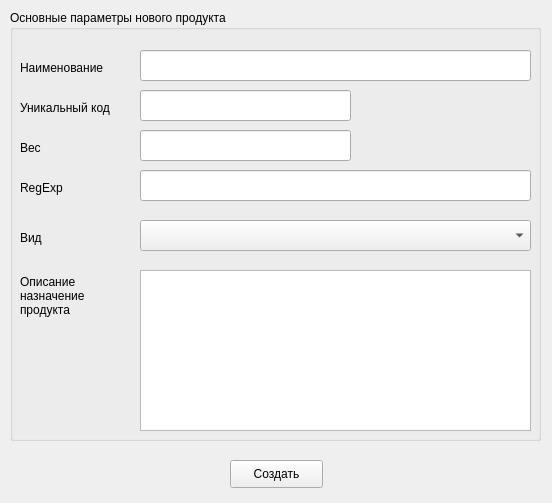
<?xml version="1.0" encoding="UTF-8"?>
<ui version="4.0">
 <class>NewProduct</class>
 <widget class="QWidget" name="NewProduct">
  <property name="geometry">
   <rect>
    <x>0</x>
    <y>0</y>
    <width>552</width>
    <height>503</height>
   </rect>
  </property>
  <property name="windowTitle">
   <string>Создание нового продукта</string>
  </property>
  <widget class="QGroupBox" name="groupBox">
   <property name="geometry">
    <rect>
     <x>10</x>
     <y>10</y>
     <width>531</width>
     <height>431</height>
    </rect>
   </property>
   <property name="title">
    <string>Основные параметры нового продукта</string>
   </property>
   <widget class="QLabel" name="label">
    <property name="geometry">
     <rect>
      <x>10</x>
      <y>90</y>
      <width>101</width>
      <height>16</height>
     </rect>
    </property>
    <property name="text">
     <string>Уникальный код</string>
    </property>
   </widget>
   <widget class="QLineEdit" name="newProductName">
    <property name="geometry">
     <rect>
      <x>130</x>
      <y>40</y>
      <width>391</width>
      <height>31</height>
     </rect>
    </property>
   </widget>
   <widget class="QLabel" name="label_2">
    <property name="geometry">
     <rect>
      <x>10</x>
      <y>50</y>
      <width>91</width>
      <height>16</height>
     </rect>
    </property>
    <property name="text">
     <string>Наименование</string>
    </property>
   </widget>
   <widget class="QLineEdit" name="newProductCode">
    <property name="geometry">
     <rect>
      <x>130</x>
      <y>80</y>
      <width>211</width>
      <height>31</height>
     </rect>
    </property>
   </widget>
   <widget class="QLabel" name="label_3">
    <property name="geometry">
     <rect>
      <x>10</x>
      <y>130</y>
      <width>55</width>
      <height>16</height>
     </rect>
    </property>
    <property name="text">
     <string>Вес</string>
    </property>
   </widget>
   <widget class="QLineEdit" name="newProductWeight">
    <property name="geometry">
     <rect>
      <x>130</x>
      <y>120</y>
      <width>211</width>
      <height>31</height>
     </rect>
    </property>
   </widget>
   <widget class="QLineEdit" name="newProductRegExp">
    <property name="geometry">
     <rect>
      <x>130</x>
      <y>160</y>
      <width>391</width>
      <height>31</height>
     </rect>
    </property>
   </widget>
   <widget class="QLabel" name="label_4">
    <property name="geometry">
     <rect>
      <x>10</x>
      <y>170</y>
      <width>111</width>
      <height>16</height>
     </rect>
    </property>
    <property name="text">
     <string>RegExp</string>
    </property>
   </widget>
   <widget class="QPlainTextEdit" name="newProductAbout">
    <property name="geometry">
     <rect>
      <x>130</x>
      <y>260</y>
      <width>391</width>
      <height>161</height>
     </rect>
    </property>
   </widget>
   <widget class="QComboBox" name="newProductType">
    <property name="geometry">
     <rect>
      <x>130</x>
      <y>210</y>
      <width>391</width>
      <height>31</height>
     </rect>
    </property>
    <item>
     <property name="text">
      <string/>
     </property>
    </item>
    <item>
     <property name="text">
      <string>Клей</string>
     </property>
    </item>
    <item>
     <property name="text">
      <string>Состав для механизированного нанесения</string>
     </property>
    </item>
    <item>
     <property name="text">
      <string>Финишный состав</string>
     </property>
    </item>
    <item>
     <property name="text">
      <string>Выравнивающий состав</string>
     </property>
    </item>
   </widget>
   <widget class="QLabel" name="label_5">
    <property name="geometry">
     <rect>
      <x>10</x>
      <y>220</y>
      <width>55</width>
      <height>16</height>
     </rect>
    </property>
    <property name="text">
     <string>Вид</string>
    </property>
   </widget>
   <widget class="QLabel" name="label_6">
    <property name="geometry">
     <rect>
      <x>10</x>
      <y>260</y>
      <width>111</width>
      <height>51</height>
     </rect>
    </property>
    <property name="text">
     <string>Описание
назначение
продукта</string>
    </property>
   </widget>
  </widget>
  <widget class="QPushButton" name="createNewProduct">
   <property name="geometry">
    <rect>
     <x>230</x>
     <y>460</y>
     <width>93</width>
     <height>28</height>
    </rect>
   </property>
   <property name="text">
    <string>Создать</string>
   </property>
  </widget>
 </widget>
 <resources/>
 <connections/>
</ui>
